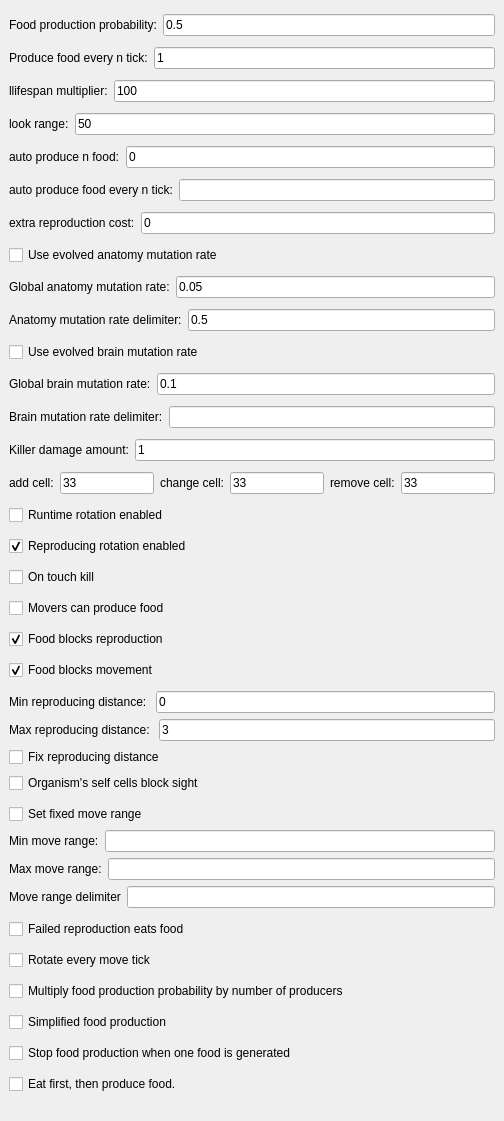
               <widget class="QWidget" name="scrollAreaWidgetContents_2">
                <property name="geometry">
                 <rect>
                  <x>0</x>
                  <y>0</y>
                  <width>504</width>
                  <height>1121</height>
                 </rect>
                </property>
                <property name="sizePolicy">
                 <sizepolicy hsizetype="Ignored" vsizetype="Expanding">
                  <horstretch>0</horstretch>
                  <verstretch>0</verstretch>
                 </sizepolicy>
                </property>
                <layout class="QVBoxLayout" name="verticalLayout_9">
                 <property name="spacing">
                  <number>0</number>
                 </property>
                 <property name="leftMargin">
                  <number>9</number>
                 </property>
                 <property name="topMargin">
                  <number>9</number>
                 </property>
                 <property name="rightMargin">
                  <number>9</number>
                 </property>
                 <property name="bottomMargin">
                  <number>9</number>
                 </property>
                 <item>
                  <widget class="QWidget" name="widget" native="true">
                   <property name="sizePolicy">
                    <sizepolicy hsizetype="Maximum" vsizetype="Expanding">
                     <horstretch>10</horstretch>
                     <verstretch>100</verstretch>
                    </sizepolicy>
                   </property>
                   <property name="minimumSize">
                    <size>
                     <width>0</width>
                     <height>0</height>
                    </size>
                   </property>
                   <layout class="QVBoxLayout" name="verticalLayout_20" stretch="0,0,0,0,0,0,0,0,0,0,0,0,0,0,0,0,0,0,0,0,0,0,0,0,0,0,0,0,0">
                    <property name="spacing">
                     <number>6</number>
                    </property>
                    <property name="sizeConstraint">
                     <enum>QLayout::SetDefaultConstraint</enum>
                    </property>
                    <property name="leftMargin">
                     <number>0</number>
                    </property>
                    <property name="topMargin">
                     <number>0</number>
                    </property>
                    <property name="rightMargin">
                     <number>0</number>
                    </property>
                    <property name="bottomMargin">
                     <number>10</number>
                    </property>
                    <item>
                     <layout class="QHBoxLayout" name="horizontalLayout_8">
                      <property name="spacing">
                       <number>6</number>
                      </property>
                      <item>
                       <widget class="QLabel" name="label_4">
                        <property name="sizePolicy">
                         <sizepolicy hsizetype="Preferred" vsizetype="Minimum">
                          <horstretch>0</horstretch>
                          <verstretch>0</verstretch>
                         </sizepolicy>
                        </property>
                        <property name="minimumSize">
                         <size>
                          <width>0</width>
                          <height>0</height>
                         </size>
                        </property>
                        <property name="maximumSize">
                         <size>
                          <width>16777215</width>
                          <height>1666666</height>
                         </size>
                        </property>
                        <property name="text">
                         <string>Food production probability:</string>
                        </property>
                       </widget>
                      </item>
                      <item>
                       <widget class="QLineEdit" name="le_food_production_probability">
                        <property name="text">
                         <string>0.5</string>
                        </property>
                       </widget>
                      </item>
                     </layout>
                    </item>
                    <item>
                     <layout class="QHBoxLayout" name="horizontalLayout_24">
                      <item>
                       <widget class="QLabel" name="label_15">
                        <property name="text">
                         <string>Produce food every n tick:</string>
                        </property>
                       </widget>
                      </item>
                      <item>
                       <widget class="QLineEdit" name="le_produce_food_every_n_tick">
                        <property name="text">
                         <string>1</string>
                        </property>
                       </widget>
                      </item>
                     </layout>
                    </item>
                    <item>
                     <layout class="QHBoxLayout" name="horizontalLayout_9">
                      <item>
                       <widget class="QLabel" name="label_5">
                        <property name="text">
                         <string>llifespan multiplier:</string>
                        </property>
                       </widget>
                      </item>
                      <item>
                       <widget class="QLineEdit" name="le_lifespan_multiplier">
                        <property name="text">
                         <string>100</string>
                        </property>
                       </widget>
                      </item>
                     </layout>
                    </item>
                    <item>
                     <layout class="QVBoxLayout" name="verticalLayout_18">
                      <item>
                       <layout class="QHBoxLayout" name="horizontalLayout_13">
                        <item>
                         <widget class="QLabel" name="label_7">
                          <property name="text">
                           <string>look range:</string>
                          </property>
                         </widget>
                        </item>
                        <item>
                         <widget class="QLineEdit" name="le_look_range">
                          <property name="text">
                           <string>50</string>
                          </property>
                         </widget>
                        </item>
                       </layout>
                      </item>
                     </layout>
                    </item>
                    <item>
                     <layout class="QVBoxLayout" name="verticalLayout_14">
                      <item>
                       <layout class="QHBoxLayout" name="horizontalLayout_15">
                        <item>
                         <widget class="QLabel" name="label_9">
                          <property name="text">
                           <string>auto produce n food:</string>
                          </property>
                         </widget>
                        </item>
                        <item>
                         <widget class="QLineEdit" name="le_auto_produce_n_food">
                          <property name="text">
                           <string>0</string>
                          </property>
                         </widget>
                        </item>
                       </layout>
                      </item>
                     </layout>
                    </item>
                    <item>
                     <layout class="QHBoxLayout" name="horizontalLayout_42">
                      <item>
                       <widget class="QLabel" name="label_44">
                        <property name="text">
                         <string>auto produce food every n tick:</string>
                        </property>
                       </widget>
                      </item>
                      <item>
                       <widget class="QLineEdit" name="le_auto_produce_food_every_n_tick"/>
                      </item>
                     </layout>
                    </item>
                    <item>
                     <layout class="QHBoxLayout" name="horizontalLayout_18">
                      <item>
                       <widget class="QLabel" name="label_6">
                        <property name="text">
                         <string>extra reproduction cost:</string>
                        </property>
                       </widget>
                      </item>
                      <item>
                       <widget class="QLineEdit" name="le_extra_reproduction_cost">
                        <property name="text">
                         <string>0</string>
                        </property>
                       </widget>
                      </item>
                     </layout>
                    </item>
                    <item>
                     <widget class="QCheckBox" name="cb_use_evolved_anatomy_mutation_rate">
                      <property name="text">
                       <string>Use evolved anatomy mutation rate</string>
                      </property>
                      <property name="checked">
                       <bool>false</bool>
                      </property>
                     </widget>
                    </item>
                    <item>
                     <layout class="QVBoxLayout" name="mutation_rate_layout">
                      <item>
                       <layout class="QHBoxLayout" name="horizontalLayout_12">
                        <item>
                         <widget class="QLabel" name="lb_mutation_rate">
                          <property name="enabled">
                           <bool>true</bool>
                          </property>
                          <property name="text">
                           <string>Global anatomy mutation rate:</string>
                          </property>
                         </widget>
                        </item>
                        <item>
                         <widget class="QLineEdit" name="le_global_anatomy_mutation_rate">
                          <property name="enabled">
                           <bool>true</bool>
                          </property>
                          <property name="text">
                           <string>0.05</string>
                          </property>
                         </widget>
                        </item>
                       </layout>
                      </item>
                     </layout>
                    </item>
                    <item>
                     <layout class="QHBoxLayout" name="horizontalLayout_28">
                      <item>
                       <widget class="QLabel" name="label_23">
                        <property name="text">
                         <string>Anatomy mutation rate delimiter:</string>
                        </property>
                       </widget>
                      </item>
                      <item>
                       <widget class="QLineEdit" name="le_anatomy_mutation_rate_delimiter">
                        <property name="text">
                         <string>0.5</string>
                        </property>
                       </widget>
                      </item>
                     </layout>
                    </item>
                    <item>
                     <widget class="QCheckBox" name="cb_use_evolved_brain_mutation_rate">
                      <property name="text">
                       <string>Use evolved brain mutation rate</string>
                      </property>
                     </widget>
                    </item>
                    <item>
                     <layout class="QHBoxLayout" name="horizontalLayout_27">
                      <item>
                       <widget class="QLabel" name="label_20">
                        <property name="text">
                         <string>Global brain mutation rate:</string>
                        </property>
                       </widget>
                      </item>
                      <item>
                       <widget class="QLineEdit" name="le_global_brain_mutation_rate">
                        <property name="text">
                         <string>0.1</string>
                        </property>
                       </widget>
                      </item>
                     </layout>
                    </item>
                    <item>
                     <layout class="QHBoxLayout" name="horizontalLayout_29">
                      <item>
                       <widget class="QLabel" name="label_24">
                        <property name="text">
                         <string>Brain mutation rate delimiter:</string>
                        </property>
                       </widget>
                      </item>
                      <item>
                       <widget class="QLineEdit" name="le_brain_mutation_rate_delimiter"/>
                      </item>
                     </layout>
                    </item>
                    <item>
                     <layout class="QHBoxLayout" name="horizontalLayout_19">
                      <item>
                       <widget class="QLabel" name="label_21">
                        <property name="text">
                         <string>Killer damage amount:</string>
                        </property>
                       </widget>
                      </item>
                      <item>
                       <widget class="QLineEdit" name="le_killer_damage_amount">
                        <property name="text">
                         <string>1</string>
                        </property>
                       </widget>
                      </item>
                     </layout>
                    </item>
                    <item>
                     <layout class="QVBoxLayout" name="verticalLayout_17">
                      <item>
                       <layout class="QHBoxLayout" name="horizontalLayout_16">
                        <item>
                         <widget class="QLabel" name="label_10">
                          <property name="text">
                           <string>add cell:</string>
                          </property>
                         </widget>
                        </item>
                        <item>
                         <widget class="QLineEdit" name="le_add">
                          <property name="text">
                           <string>33</string>
                          </property>
                         </widget>
                        </item>
                        <item>
                         <widget class="QLabel" name="label_11">
                          <property name="text">
                           <string>change cell:</string>
                          </property>
                         </widget>
                        </item>
                        <item>
                         <widget class="QLineEdit" name="le_change">
                          <property name="text">
                           <string>33</string>
                          </property>
                         </widget>
                        </item>
                        <item>
                         <widget class="QLabel" name="label_12">
                          <property name="text">
                           <string>remove cell:</string>
                          </property>
                         </widget>
                        </item>
                        <item>
                         <widget class="QLineEdit" name="le_remove">
                          <property name="text">
                           <string>33</string>
                          </property>
                         </widget>
                        </item>
                       </layout>
                      </item>
                     </layout>
                    </item>
                    <item>
                     <widget class="QCheckBox" name="cb_runtime_rotation_enabled">
                      <property name="text">
                       <string>Runtime rotation enabled</string>
                      </property>
                     </widget>
                    </item>
                    <item>
                     <widget class="QCheckBox" name="cb_reproducing_rotation_enabled">
                      <property name="text">
                       <string>Reproducing rotation enabled</string>
                      </property>
                      <property name="checked">
                       <bool>true</bool>
                      </property>
                     </widget>
                    </item>
                    <item>
                     <widget class="QCheckBox" name="cb_on_touch_kill">
                      <property name="text">
                       <string>On touch kill</string>
                      </property>
                      <property name="checked">
                       <bool>false</bool>
                      </property>
                     </widget>
                    </item>
                    <item>
                     <widget class="QCheckBox" name="cb_movers_can_produce_food">
                      <property name="text">
                       <string>Movers can produce food</string>
                      </property>
                     </widget>
                    </item>
                    <item>
                     <widget class="QCheckBox" name="cb_food_blocks_reproduction">
                      <property name="enabled">
                       <bool>true</bool>
                      </property>
                      <property name="text">
                       <string>Food blocks reproduction</string>
                      </property>
                      <property name="checked">
                       <bool>true</bool>
                      </property>
                     </widget>
                    </item>
                    <item>
                     <widget class="QCheckBox" name="cb_food_blocks_movement">
                      <property name="text">
                       <string>Food blocks movement</string>
                      </property>
                      <property name="checked">
                       <bool>true</bool>
                      </property>
                     </widget>
                    </item>
                    <item>
                     <layout class="QVBoxLayout" name="verticalLayout_26">
                      <item>
                       <layout class="QHBoxLayout" name="horizontalLayout_25">
                        <item>
                         <widget class="QLabel" name="label_17">
                          <property name="text">
                           <string>Min reproducing distance: </string>
                          </property>
                         </widget>
                        </item>
                        <item>
                         <widget class="QLineEdit" name="le_min_reproduction_distance">
                          <property name="text">
                           <string>0</string>
                          </property>
                         </widget>
                        </item>
                       </layout>
                      </item>
                      <item>
                       <layout class="QHBoxLayout" name="horizontalLayout_26">
                        <item>
                         <widget class="QLabel" name="label_16">
                          <property name="text">
                           <string>Max reproducing distance: </string>
                          </property>
                         </widget>
                        </item>
                        <item>
                         <widget class="QLineEdit" name="le_max_reproduction_distance">
                          <property name="text">
                           <string>3</string>
                          </property>
                         </widget>
                        </item>
                       </layout>
                      </item>
                      <item>
                       <widget class="QCheckBox" name="cb_fix_reproduction_distance">
                        <property name="text">
                         <string>Fix reproducing distance</string>
                        </property>
                       </widget>
                      </item>
                      <item>
                       <widget class="QCheckBox" name="cb_self_organism_blocks_block_sight">
                        <property name="text">
                         <string>Organism's self cells block sight</string>
                        </property>
                       </widget>
                      </item>
                     </layout>
                    </item>
                    <item>
                     <layout class="QVBoxLayout" name="verticalLayout_34">
                      <item>
                       <widget class="QCheckBox" name="cb_set_fixed_move_range">
                        <property name="text">
                         <string>Set fixed move range</string>
                        </property>
                       </widget>
                      </item>
                      <item>
                       <layout class="QHBoxLayout" name="horizontalLayout_39">
                        <item>
                         <widget class="QLabel" name="label_41">
                          <property name="text">
                           <string>Min move range:</string>
                          </property>
                         </widget>
                        </item>
                        <item>
                         <widget class="QLineEdit" name="le_min_move_range"/>
                        </item>
                       </layout>
                      </item>
                      <item>
                       <layout class="QHBoxLayout" name="horizontalLayout_40">
                        <item>
                         <widget class="QLabel" name="label_40">
                          <property name="text">
                           <string>Max move range:</string>
                          </property>
                         </widget>
                        </item>
                        <item>
                         <widget class="QLineEdit" name="le_max_move_range"/>
                        </item>
                       </layout>
                      </item>
                      <item>
                       <layout class="QHBoxLayout" name="horizontalLayout_38">
                        <item>
                         <widget class="QLabel" name="label_42">
                          <property name="text">
                           <string>Move range delimiter</string>
                          </property>
                         </widget>
                        </item>
                        <item>
                         <widget class="QLineEdit" name="le_move_range_delimiter"/>
                        </item>
                       </layout>
                      </item>
                     </layout>
                    </item>
                    <item>
                     <widget class="QCheckBox" name="cb_failed_reproduction_eats_food">
                      <property name="text">
                       <string>Failed reproduction eats food</string>
                      </property>
                     </widget>
                    </item>
                    <item>
                     <widget class="QCheckBox" name="cb_rotate_every_move_tick">
                      <property name="text">
                       <string>Rotate every move tick</string>
                      </property>
                     </widget>
                    </item>
                    <item>
                     <widget class="QCheckBox" name="cb_multiply_food_production_prob">
                      <property name="text">
                       <string>Multiply food production probability by number of producers</string>
                      </property>
                     </widget>
                    </item>
                    <item>
                     <widget class="QCheckBox" name="cb_simplified_food_production">
                      <property name="text">
                       <string>Simplified food production</string>
                      </property>
                     </widget>
                    </item>
                    <item>
                     <widget class="QCheckBox" name="cb_stop_when_one_food_generated">
                      <property name="text">
                       <string>Stop food production when one food is generated</string>
                      </property>
                     </widget>
                    </item>
                    <item>
                     <widget class="QCheckBox" name="cb_eat_then_produce">
                      <property name="text">
                       <string>Eat first, then produce food.</string>
                      </property>
                     </widget>
                    </item>
                   </layout>
                  </widget>
                 </item>
                </layout>
               </widget>
